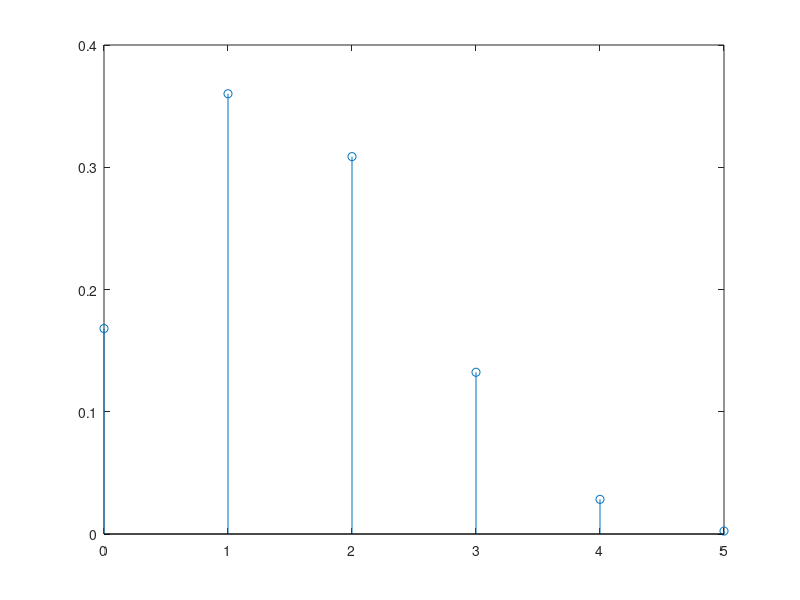

MATLAB code for this plot:
clear all;
n= 5;
N= 1000;
p = 0.3;
for k = 0:n
    resultado(k+1) = nchoosek(n,k)*p^k*(1-p)^(n-k)
end
stem(0:n,resultado)